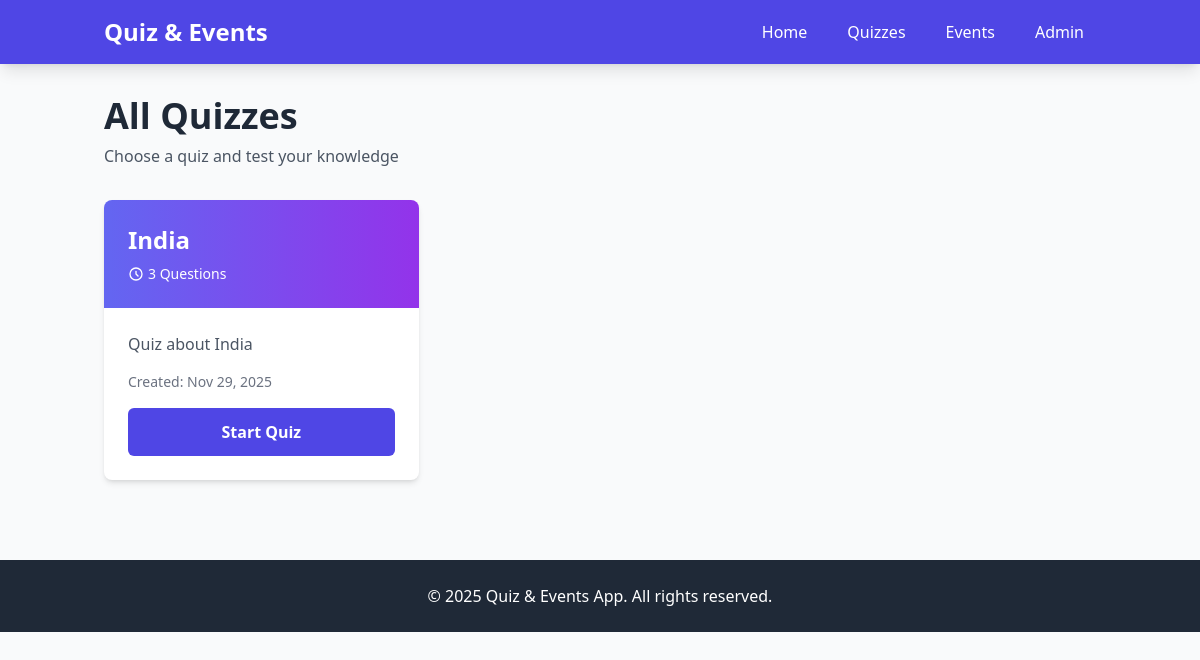
Screenshot of /quizzes/ with the database file from the repository.
### quiz_app/models.py (models this page shows, shortened)
class Quiz(models.Model):
    title = models.CharField(max_length=200)
    description = models.TextField()
    created_at = models.DateTimeField(auto_now_add=True)
    updated_at = models.DateTimeField(auto_now=True)
    class Meta:
        verbose_name_plural = "Quizzes"
        ordering = ['-created_at']
    def get_questions_count(self):
        return self.questions.count()

### quiz_app/views.py (the view)
# urls.py: path('quizzes/', views.quiz_list, name='quiz_list'),
def quiz_list(request):
    quizzes = Quiz.objects.all()
    context = {
        'quizzes': quizzes,
    }
    return render(request, 'quiz_app/quiz_list.html', context)

### quiz_app/templates/quiz_app/quiz_list.html (shortened to what this page needs)
{% extends 'quiz_app/base.html' %}
{% block content %}
<div class="mb-8">
    <h1 class="text-4xl font-bold text-gray-800 mb-2">All Quizzes</h1>
    <p class="text-gray-600">Choose a quiz and test your knowledge</p>
</div>
{% if quizzes %}
<div class="grid grid-cols-1 md:grid-cols-2 lg:grid-cols-3 gap-6">
    {% for quiz in quizzes %}
    <div class="bg-white rounded-lg shadow-md hover:shadow-xl transition overflow-hidden">
        <div class="bg-gradient-to-r from-indigo-500 to-purple-600 p-6">
            <h2 class="text-2xl font-bold text-white mb-2">{{ quiz.title }}</h2>
            <div class="flex items-center text-white text-sm">
                <svg class="w-4 h-4 mr-1" fill="none" stroke="currentColor" viewBox="0 0 24 24">
                    <path stroke-linecap="round" stroke-linejoin="round" stroke-width="2" d="M12 8v4l3 3m6-3a9 9 0 11-18 0 9 9 0 0118 0z"></path>
                </svg>
                <span>{{ quiz.get_questions_count }} Questions</span>
            </div>
        </div>
        <div class="p-6">
            <p class="text-gray-600 mb-4 line-clamp-3">{{ quiz.description }}</p>
            <div class="flex items-center justify-between mb-4">
                <span class="text-sm text-gray-500">Created: {{ quiz.created_at|date:"M d, Y" }}</span>
            </div>
            <a href="{% url 'quiz_detail' quiz.id %}" class="block w-full bg-indigo-600 text-white text-center px-4 py-3 rounded-md hover:bg-indigo-700 transition font-semibold">
                Start Quiz
            </a>
        </div>
    </div>
    {% endfor %}
</div>
{% endif %}
{% endblock %}

### rows the page displays
Quiz: title "India", get_questions_count "3", description "Quiz about India", created_at "Nov 29, 2025"
